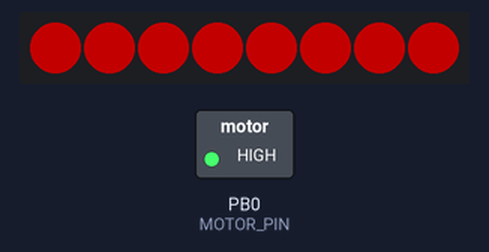
Recording of a sketch running on a simulated ATtiny85, built with avr-gcc and run on an emulated ATtiny85. Shown: 8 RGB LEDs in strip order, left to right, switched loads named in the sketch (green lamp = pin HIGH). Dim RGB values are drawn brighter than linear.

Above: at 1.1 s.
At 14.8 s:
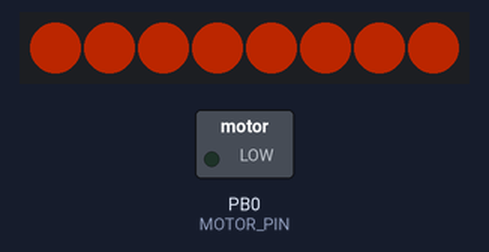
At 29.3 s:
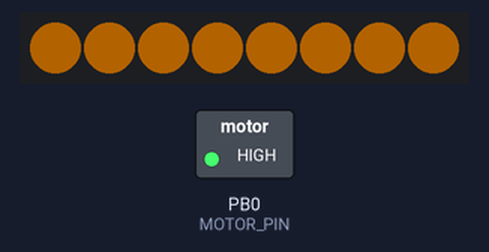
Timing chart, 0 to 40.0 s (numbered marks = the images above):
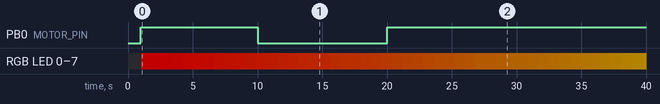

Measured:
- by itself, PB0 (MOTOR_PIN): HIGH → LOW at 10.0 s, → HIGH 10.0 s later
- by itself, RGB LED 0–7: off → RGB(90, 0, 0) at 1.0 s, → RGB(89, 0, 0) 0.80 s later, → RGB(88, 1, 0) 0.81 s later, → RGB(87, 2, 0) 0.81 s later, … (47 changes in this stretch)

The sketch:

Christmas_Led_Candle.ino
```cpp
#include <FastLED.h>

#define DATA_PIN    2 // P2 of Digispark board
#define LED_TYPE    WS2812B
#define COLOR_ORDER GRB
#define NUM_LEDS    8
CRGB leds[NUM_LEDS];
#define BRIGHTNESS          90
#define FRAMES_PER_SECOND  120
uint8_t gHue = 0; // rotating "base color" used by many of the patterns

#define MOTOR_PIN   0 // P0 of Digispark board

void setup() {
  // Fast LED Setup
  delay(1000); // 1 second delay for recovery
  // tell FastLED about the LED strip configuration
  FastLED.addLeds<LED_TYPE,DATA_PIN,COLOR_ORDER>(leds, NUM_LEDS).setCorrection(TypicalLEDStrip);
  // set master brightness control
  FastLED.setBrightness(BRIGHTNESS);

  // Motor Setup
  pinMode(MOTOR_PIN, OUTPUT);
  digitalWrite(MOTOR_PIN, HIGH);
}

void loop()
{
  // send the 'leds' array out to the actual LED strip
  FastLED.show();
  // insert a delay to keep the framerate modest
  FastLED.delay(1000/FRAMES_PER_SECOND);

  // do some periodic updates
  EVERY_N_MILLISECONDS( 800 ) { gHue++; } // slowly cycle the "base color" through the rainbow
  fill_rainbow( leds, NUM_LEDS, gHue, 0);

  StartMotorPeriodically();
}

void StartMotorPeriodically()
{
  // Toutes les 30 secondes
  uint8_t secondHand = (millis() / 1000) % 30;
  static uint8_t lastSecond = 99;

  if( lastSecond != secondHand) {
    lastSecond = secondHand;
    // Start Motor
    if( secondHand == 10)  { digitalWrite(MOTOR_PIN, LOW); }
    if( secondHand == 20)  { digitalWrite(MOTOR_PIN, HIGH); }
  }
}
```
